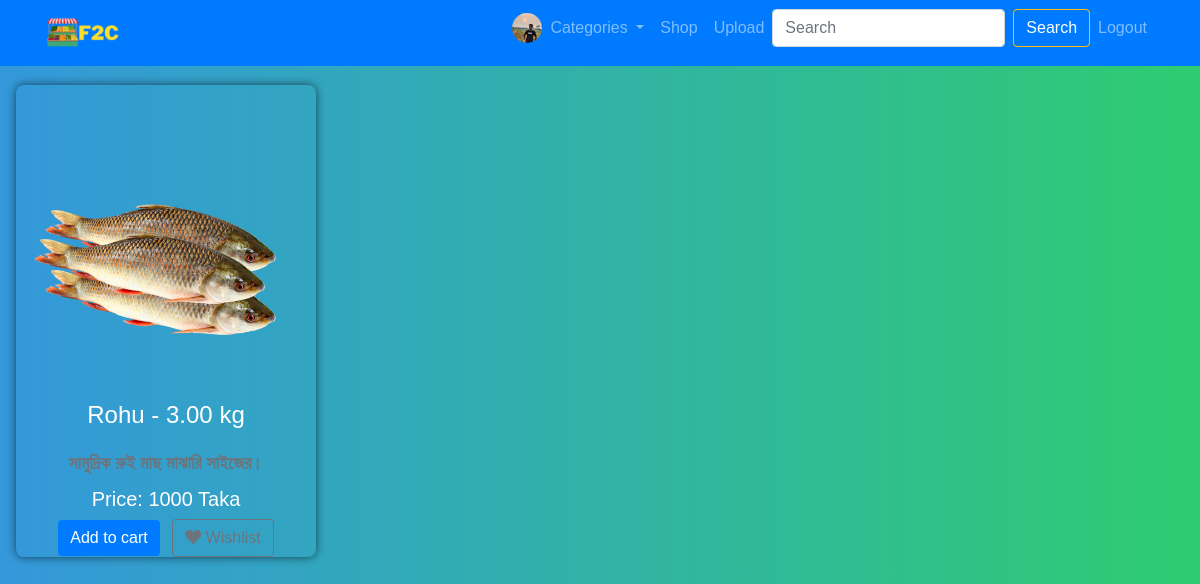
/Product_details/8 (signed in), run on the app's committed database.
### farmerapp/models.py (models this page shows, shortened)
class Custom_User(AbstractUser):
    USER=[
        ('farmer','Farmer'),
        ('user','User'),
        ('agent','Agent'),
        ('admin','Admin'),
        ('seller','Seller'),
    ]
    display_name=models.CharField(max_length=100)
    email=models.EmailField()
    phone_number = models.CharField(max_length=11,blank=True, null=True)
    password=models.CharField(max_length=100)
    user_type=models.CharField(choices=USER, max_length=120)
    profile_image = models.ImageField(upload_to=profile_image_upload_path, null=True)
    present_address = models.CharField(max_length=255, blank=True, null=True)
    Shop_name=models.CharField(max_length=100, blank=True, null= True)
    permanent_address = models.CharField(max_length=255, blank=True, null=True)
    farm_area_adress = models.CharField(max_length=255, blank=True, null=True)
    nid_photo = models.ImageField(upload_to='media/nid_photos', null=True, blank=True)
    details = models.TextField(blank=True, null=True)
    otp_token = models.CharField(max_length = 6, blank = True, null = True)

class post_product(models.Model):
    Created_By=models.ForeignKey(Custom_User, on_delete=models.CASCADE, null=True)
    Create_at=models.DateTimeField(auto_now_add=True, null=True)
    Product_Image=models.ImageField(upload_to="media/postimages", null=True)
    Product_Title=models.CharField(max_length=100)
    Product_Description=models.TextField(max_length=5000)
    Product_price=models.CharField(max_length=5000, null=True)
    quantity = models.DecimalField(max_digits=5, decimal_places=2, default=0)
    CATEGORY_CHOICES = [
        ('vegetables', 'Vegetables'),
        ('fishes', 'Fishes'),
        ('meats', 'Meat'),
        ('fruits', 'Fruits'),
    ]
    category = models.CharField(choices=CATEGORY_CHOICES, max_length=20, default='none')
    Permission=models.BooleanField(default=False)

### farmerapp/views.py (the view)
# urls.py: path('Product_details/<str:id>', Product_details, name="Product_details"),
@login_required
def Product_details(request,id):
    product = get_object_or_404(post_product, id=id)
    product.save()
    return render(request, 'Product_details.html', {'product': product})

### template/product_details.html
{% extends "Shop.html" %}
{% block content %}
<div class="product-card">
    <img src="/{{product.Product_Image}}" alt="Product Photo" class="img-fluid mb-3">
    <h4>{{product.Product_Title}} - {{product.quantity}} kg</h4>
    <p class="text-muted">{{product.Product_Description}}</p>
    <h5>Price: {{product.Product_price}} Taka</h5>
    <button class="btn btn-primary">Add to cart</button>
    <button class="btn btn-outline-secondary ml-2"><i class="fas fa-heart"></i> Wishlist</button>
</div>
{% endblock %}

### template/navbar.html (shortened to what this page needs)
{% load static %}
{% block content %}
<nav class="navbar navbar-expand-lg navbar-dark bg-primary fixed-top navbar-bottom">
    <div class="container">
        <a class="navbar-brand" href="{% url 'homepage' %}">
            <img src="{% static '\photos\F2C.png' %}" alt="Your Logo" height="30">
        </a>
        <div class="collapse navbar-collapse" id="navbarNav">
            <ul class="navbar-nav ml-auto">
                <li class="nav-item">
                    <a href="{% url 'profile' %}"><img src="{{user.profile_image.url}}" style="height:30px;width:30px;border-radius: 50%; text-align: center;"></a>
                </li>
                <li class="nav-item dropdown">
                    <a class="nav-link dropdown-toggle" href="#" id="navbarDropdown" role="button" data-toggle="dropdown" aria-haspopup="true" aria-expanded="false">
                        Categories
                    </a>
                </li>
                <li class="nav-item">
                    <a class="nav-link" href="{% url 'shoppage' %}">Shop</a>
                </li>
                {% if user.user_type == 'farmer' %}
                <li class="nav-item">
                    <a class="nav-link" href="{% url 'addproduct' %}">Upload</a>
                </li>
                {% endif %}
                <li class="nav-item">
                    <form method="POST" action="{% url 'search_query' %}" class="form-inline">
                        <input class="form-control mr-sm-2" name="search" type="search" placeholder="Search" aria-label="Search">
                        <button class="btn btn-outline-warning text-white my-2 my-sm-0" type="submit">Search</button>
                    </form>
                </li>
                <li class="nav-item">
                    <a class="nav-link" href="{% url 'logoutpage' %}">Logout</a>
                </li>
            </ul>
        </div>
    </div>
</nav>
{% endblock %}

### template/Shop.html (style rules this page uses)
body { background: linear-gradient(to right, #3498db, #2ecc71); background-color: #3498db; padding: 1px; padding-top: 70px; font-family: Arial, sans-serif; color: #ffffff; }
.product-card { max-width: 300px; margin: 15px; border-radius: 8px; box-shadow: 0 0 10px rgba(0, 0, 0, 0.596); overflow: hidden; transition: transform 0.3s ease-in-out; float: left; text-align: center; }
img { max-width: 100%; height: 40px; }
ul { list-style-type: none; padding: 0; }
li { margin-bottom: 10px; display: flex; justify-content: space-between; align-items: center; }
p { font-size: 18px; color: #777; margin-top: 20px; }
a { color: black; text-decoration: none; }
p { font-size: 18px; font-weight: bold; margin-bottom: 10px; }
.btn-primary { background-color: #007bff; border: none; }

### data on the page
Custom_User: profile_image (picture)
post_product: Product_Image (picture), Product_Title "Rohu", quantity "3.00", Product_Description "সামুদ্রিক রুই মাছ মাঝারি সাইজের।", Product_price "1000"
